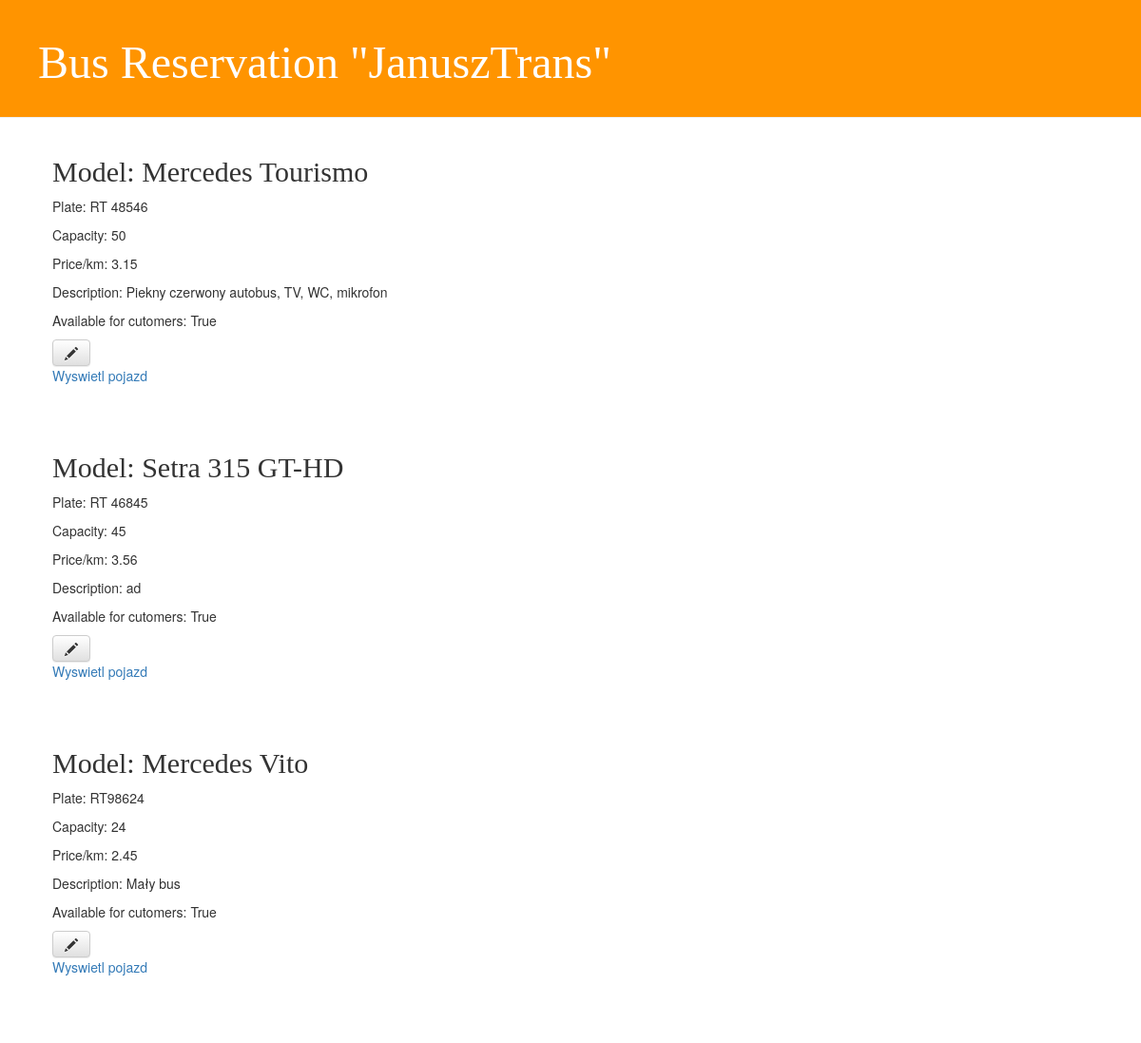
The page / on the database its author committed.
### busreserv/models.py (models this page shows, shortened)
class Bus(models.Model): # Base model of Bus
    description = models.CharField(max_length=200)
    brand = models.CharField(max_length=150)
    plate_nr = models.CharField(max_length=10)
    people_capacity = models.IntegerField()
    price_per_km = models.DecimalField(max_digits=5, decimal_places=2)
    available_for_cutomers = models.BooleanField(default=True)

### busreserv/views.py (the view)
# urls.py: url(r'^$', views.panel, name='panel'),
def panel(request):
    buses = Bus.objects.all()
    return render(request, 'busreserv/panel.html', {'buses' : buses})

### busreserv/templates/busreserv/panel.html
{% extends 'busreserv/base.html' %}
{% block content %}
		{% for Bus in buses %}
			    <div class="bus">
				<h2>Model: {{ Bus.brand }}</h2>
				<p>Plate: {{ Bus.plate_nr }}</p>
				<p>Capacity: {{ Bus.people_capacity }}</p>
				<p>Price/km: {{ Bus.price_per_km }}</p>
				<p>Description: {{ Bus.description }}</p>
				<p>Available for cutomers: {{Bus.available_for_cutomers}}</p>
				<a class="btn btn-default" href="{% url 'edit_vehicle' pk=Bus.pk %}"><span class="glyphicon glyphicon-pencil"></span></a>
				<p><a href="{% url 'edit_vehicle' pk=Bus.pk %}">Wyswietl pojazd</a></p>
			    </div>
		{% endfor %}
{% endblock content %}

### busreserv/static/css/busreserv.css (style rules this page uses)
h1, h2, h3, h4 { font-family: 'Lobster', cursive; }
.bus { margin-bottom: 70px; }

### rows shown on the page
Bus: brand "Mercedes Tourismo", plate_nr "RT 48546", people_capacity "50", price_per_km "3.15", description "Piekny czerwony autobus, TV, WC, mikrofon", available_for_cutomers "True"
Bus: brand "Setra 315 GT-HD", plate_nr "RT 46845", people_capacity "45", price_per_km "3.56", description "ad", available_for_cutomers "True"
Bus: brand "Mercedes Vito", plate_nr "RT98624", people_capacity "24", price_per_km "2.45", description "Mały bus", available_for_cutomers "True"
